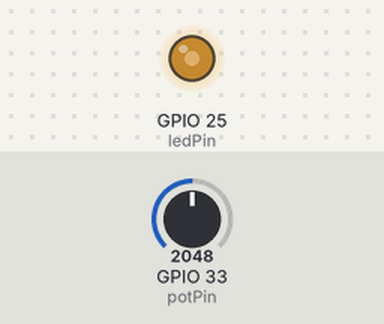
The sketch below on a simulated ESP32. On the bench: output pins drawn as LEDs (lit = HIGH). The inputs (shaded band) are chosen by the test bench; at power-on: GPIO 33 (potPin) = 2048.

Above: at 1.2 s.
1.3 s: GPIO 33 (potPin) set to 2866
At 2.1 s:
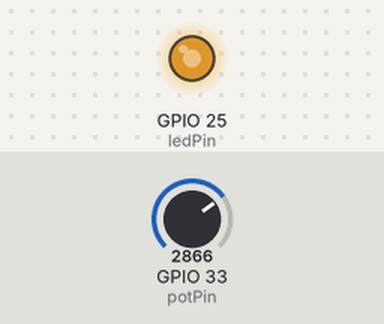
2.8 s: GPIO 33 (potPin) set to 3603
At 3.2 s:
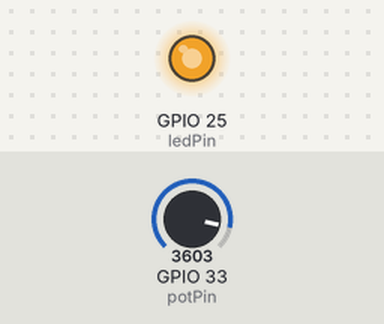
4.3 s: GPIO 33 (potPin) set to 491
At 5.5 s:
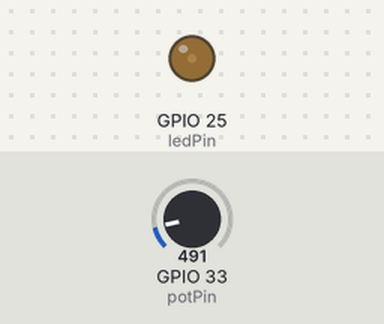
5.8 s: GPIO 33 (potPin) set to 0
At 6.4 s:
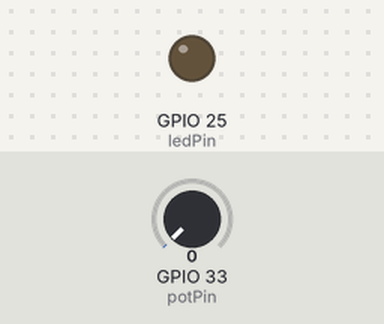
7.3 s: GPIO 33 (potPin) set to 2047
At 8.7 s:
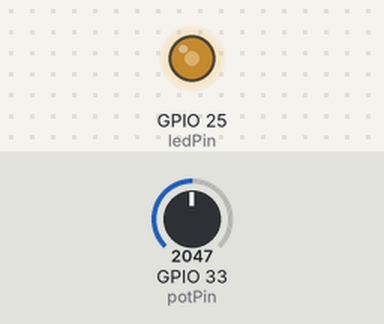
Timing chart, 0 to 9.8 s (numbered marks = the images above; inputs shaded):
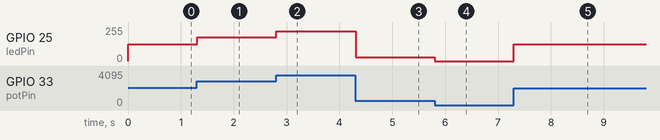

Measured:
- after the input at 1.3 s, GPIO 25 (ledPin): 127/255 → 178/255 at once
- after the input at 2.8 s, GPIO 25 (ledPin): 178/255 → 224/255 at once
- after the input at 4.3 s, GPIO 25 (ledPin): 224/255 → 30/255 at once
- after the input at 5.8 s, GPIO 25 (ledPin): 30/255 → 0/255 at once
- after the input at 7.3 s, GPIO 25 (ledPin): 0/255 → 127/255 at once

The sketch:

Potentiometer.ino
```cpp
const int potPin = 33;  // Pin connected to the potentiometer
const int ledPin = 25;  // Pin connected to the LED

void setup() {
  Serial.begin(115200);  // Initialize serial communication
  pinMode(potPin, INPUT);
  pinMode(ledPin, OUTPUT);
}

void loop() {
  int potValue = analogRead(potPin);
  int pwmValue = map(potValue, 0, 4095, 0, 255);  // Scale to 8-bit PWM (0-255)
  //Serial.println(pwmValue);  // Print potentiometer value to Serial Monitor  // Read the potentiometer value (0-4095)

  analogWrite(ledPin, pwmValue);  // Set the LED brightness
  delay(10);  // Small delay to smooth readings
}
```
